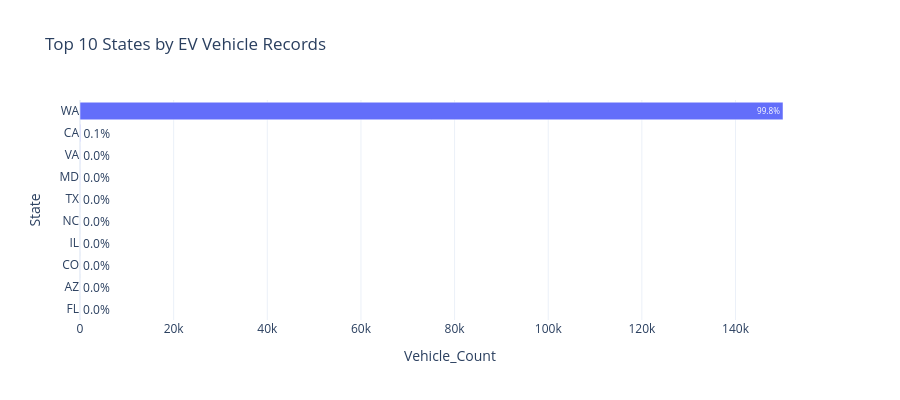

Notebook code for this chart:
### Markdown cell above
## 8. Row 2 — Visual 4: State performance

### Code cell
state_summary = (
    analysis_df.groupby("State")
    .agg(Vehicle_Count=("Vehicle_Count","sum"),
         Makes=("Make","nunique"),
         Models=("Model","nunique"),
         Avg_Range=("Electric_Range","mean"),
         Avg_MSRP=("Base_MSRP","mean"))
    .reset_index()
)
state_summary["Percentage"] = state_summary["Vehicle_Count"]/total*100
top_state = state_summary.nlargest(10,"Vehicle_Count")

fig = px.bar(
    top_state.sort_values("Vehicle_Count"),
    x="Vehicle_Count", y="State", orientation="h",
    text=top_state.sort_values("Vehicle_Count")["Percentage"].map(lambda x:f"{x:.1f}%"),
    title="Top 10 States by EV Vehicle Records"
)
fig.update_layout(template="plotly_white", height=400)
fig.show()

### Figure 1 — Plotly figure (JSON) as saved in the notebook; plotly's stock layout.template omitted (floating-point values rounded to 4 significant figures)
{"data": [{"hovertemplate": "Vehicle_Count=%{x}<br>State=%{y}<br>text=%{text}<extra></extra>", "legendgroup": "", "marker": {"color": "#636efa", "pattern": {"shape": ""}}, "name": "", "orientation": "h", "showlegend": false, "text": ["0.0%", "0.0%", "0.0%", "0.0%", "0.0%", "0.0%", "0.0%", "0.0%", "0.1%", "99.8%"], "textposition": "auto", "type": "bar", "x": [9, 11, 11, 12, 13, 20, 33, 35, 92, 150141], "xaxis": "x", "y": ["FL", "AZ", "CO", "IL", "NC", "TX", "MD", "VA", "CA", "WA"], "yaxis": "y"}], "layout": {"barmode": "relative", "height": 400, "legend": {"tracegroupgap": 0}, "title": {"text": "Top 10 States by EV Vehicle Records"}, "xaxis": {"anchor": "y", "domain": [0, 1], "title": {"text": "Vehicle_Count"}}, "yaxis": {"anchor": "x", "domain": [0, 1], "title": {"text": "State"}}}}
